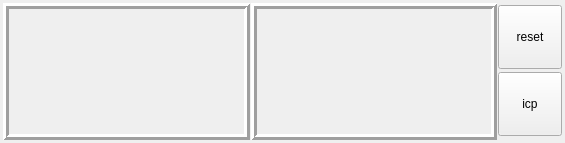
<?xml version="1.0" encoding="UTF-8"?>
<ui version="4.0">
 <class>ICPDialog</class>
 <widget class="QDialog" name="ICPDialog">
  <property name="geometry">
   <rect>
    <x>0</x>
    <y>0</y>
    <width>565</width>
    <height>143</height>
   </rect>
  </property>
  <property name="windowTitle">
   <string>ICPDialog</string>
  </property>
  <property name="windowIcon">
   <iconset resource="rc.qrc">
    <normaloff>:/button/rc/queue-256.png</normaloff>:/button/rc/queue-256.png</iconset>
  </property>
  <layout class="QGridLayout" name="gridLayout">
   <property name="leftMargin">
    <number>3</number>
   </property>
   <property name="topMargin">
    <number>3</number>
   </property>
   <property name="rightMargin">
    <number>3</number>
   </property>
   <property name="bottomMargin">
    <number>3</number>
   </property>
   <property name="spacing">
    <number>1</number>
   </property>
   <item row="1" column="0">
    <widget class="QFrame" name="frame">
     <property name="sizePolicy">
      <sizepolicy hsizetype="Expanding" vsizetype="Expanding">
       <horstretch>0</horstretch>
       <verstretch>0</verstretch>
      </sizepolicy>
     </property>
     <property name="frameShape">
      <enum>QFrame::Box</enum>
     </property>
     <property name="frameShadow">
      <enum>QFrame::Raised</enum>
     </property>
     <property name="lineWidth">
      <number>3</number>
     </property>
     <layout class="QGridLayout" name="LeftLayout">
      <property name="leftMargin">
       <number>3</number>
      </property>
      <property name="topMargin">
       <number>3</number>
      </property>
      <property name="rightMargin">
       <number>3</number>
      </property>
      <property name="bottomMargin">
       <number>3</number>
      </property>
      <property name="spacing">
       <number>3</number>
      </property>
     </layout>
    </widget>
   </item>
   <item row="1" column="2">
    <layout class="QVBoxLayout" name="verticalLayout">
     <item>
      <widget class="QToolButton" name="reset">
       <property name="minimumSize">
        <size>
         <width>64</width>
         <height>64</height>
        </size>
       </property>
       <property name="text">
        <string>reset</string>
       </property>
       <property name="icon">
        <iconset resource="rc.qrc">
         <normaloff>:/button/rc/action_undo.png</normaloff>:/button/rc/action_undo.png</iconset>
       </property>
       <property name="iconSize">
        <size>
         <width>40</width>
         <height>40</height>
        </size>
       </property>
       <property name="toolButtonStyle">
        <enum>Qt::ToolButtonTextUnderIcon</enum>
       </property>
      </widget>
     </item>
     <item>
      <widget class="QToolButton" name="icp">
       <property name="minimumSize">
        <size>
         <width>64</width>
         <height>64</height>
        </size>
       </property>
       <property name="text">
        <string>icp</string>
       </property>
       <property name="icon">
        <iconset resource="rc.qrc">
         <normaloff>:/button/rc/queue-256.png</normaloff>:/button/rc/queue-256.png</iconset>
       </property>
       <property name="iconSize">
        <size>
         <width>40</width>
         <height>40</height>
        </size>
       </property>
       <property name="checkable">
        <bool>true</bool>
       </property>
       <property name="toolButtonStyle">
        <enum>Qt::ToolButtonTextUnderIcon</enum>
       </property>
      </widget>
     </item>
    </layout>
   </item>
   <item row="1" column="1">
    <widget class="QFrame" name="frame_2">
     <property name="sizePolicy">
      <sizepolicy hsizetype="Expanding" vsizetype="Preferred">
       <horstretch>0</horstretch>
       <verstretch>0</verstretch>
      </sizepolicy>
     </property>
     <property name="frameShape">
      <enum>QFrame::Box</enum>
     </property>
     <property name="frameShadow">
      <enum>QFrame::Raised</enum>
     </property>
     <property name="lineWidth">
      <number>3</number>
     </property>
     <layout class="QGridLayout" name="RightLayout">
      <property name="leftMargin">
       <number>3</number>
      </property>
      <property name="topMargin">
       <number>3</number>
      </property>
      <property name="rightMargin">
       <number>3</number>
      </property>
      <property name="bottomMargin">
       <number>3</number>
      </property>
      <property name="spacing">
       <number>3</number>
      </property>
     </layout>
    </widget>
   </item>
  </layout>
 </widget>
 <resources>
  <include location="rc.qrc"/>
 </resources>
 <connections/>
</ui>
